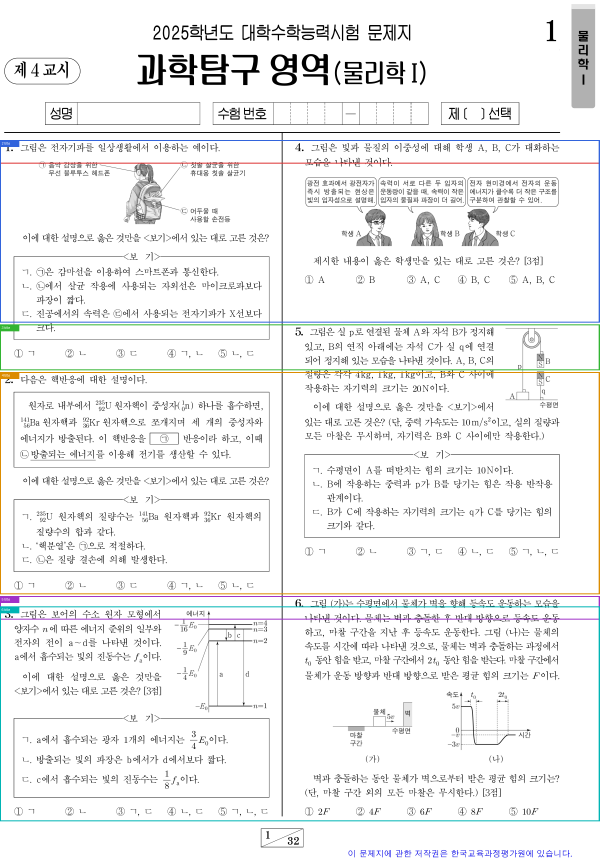
#> input picture tmp/layout_inspect_debug/01 물리학Ⅰ_문제지-page-001_segments.png, 1798 x 2585 px (shown at 1/3 size)
$ python -i page_tiling.py   (imports and definitions only)
#> lines starting #> are read from the running program, lines starting #| are printed output that depends on the picture; after the words box and inside, x2 and y2 are one past the last pixel; in counts of white or black regions, pixels touching at a corner belong together
#!/usr/bin/env python3
"""Conservative, OCR-free tiling for two-column document pages.

The public :func:`tile_page_columns` API is deliberately fail-open: a page is
only split when a broad, nearly ink-free central gutter and substantive content
on both sides can be demonstrated.  Otherwise the original ``Image`` object is
returned as a single tile.

No resampling or colour conversion is applied to output tiles.  Successful
tiles are direct Pillow crops whose source boxes form an exact, non-overlapping
partition of the input pixels.
"""

from __future__ import annotations

from dataclasses import dataclass
import numpy as np
from PIL import Image


Box = tuple[int, int, int, int]


@dataclass(frozen=True, slots=True)
class PageTilingOptions:
    """Thresholds for conservative two-column gutter detection."""

    min_page_width_px: int = 320
    min_page_height_px: int = 240
    body_margin_ratio: float = 0.025
    center_search_min_ratio: float = 0.30
    center_search_max_ratio: float = 0.70
    max_gutter_center_offset_ratio: float = 0.10
    min_gutter_width_px: int = 18
    min_gutter_width_ratio: float = 0.035
    max_sparse_column_ink_ratio: float = 0.006
    max_gutter_ink_ratio: float = 0.0025
    min_side_width_ratio: float = 0.30
    min_side_ink_ratio: float = 0.0015
    min_side_active_row_ratio: float = 0.06
    min_side_ink_width_ratio: float = 0.24
    min_side_ink_height_ratio: float = 0.18
    background_ink_delta: int = 24
    min_supported_background: int = 160
    vertical_rule_min_ink_ratio: float = 0.62
    vertical_rule_max_width_px: int = 8
    vertical_rule_max_width_ratio: float = 0.012
    allow_center_vertical_rule: bool = False
    center_rule_search_min_ratio: float = 0.45
    center_rule_search_max_ratio: float = 0.55


@dataclass(frozen=True, slots=True)
class PageTile:
    """One tile and its exact source-pixel box."""

    image: Image.Image
    source_box: Box
    column_index: int


@dataclass(frozen=True, slots=True)
class PageTilingResult:
    """Result of an OCR-free page tiling decision."""

    tiles: tuple[PageTile, ...]
    was_split: bool
    reason: str
    gutter_bounds: tuple[int, int] | None = None
    split_x: int | None = None
    confidence: float = 0.0

    # [5 lines left out: function images, not called in this run]


@dataclass(frozen=True, slots=True)
class _SideEvidence:
    ink_ratio: float
    active_row_ratio: float
    ink_width_ratio: float
    ink_height_ratio: float


def tile_page_columns(
    image: Image.Image,
    options: PageTilingOptions | None = None,
) -> PageTilingResult:
    """Split a confidently detected two-column page into lossless crops.

    The returned crops are ordered left-to-right.  If the evidence is
    insufficient, ``result.tiles`` contains the original image object and
    ``result.was_split`` is false.
    """

    options = options or PageTilingOptions()
    width, height = image.size
    if width < options.min_page_width_px or height < options.min_page_height_px:
        return _unsplit(image, "page_too_small")

    grayscale = _grayscale_array(image)
    background = float(np.percentile(grayscale, 90))
    if background < options.min_supported_background:
        return _unsplit(image, "unsupported_dark_background")

    threshold = max(40, min(235, int(round(background)) - options.background_ink_delta))
    ink = grayscale < threshold

    body_margin = max(1, int(round(height * options.body_margin_ratio)))
    body = ink[body_margin : height - body_margin, :]
    if body.size == 0:
        return _unsplit(image, "empty_body")

    column_density = body.mean(axis=0)
    search_left = max(0, int(round(width * options.center_search_min_ratio)))
    search_right = min(width, int(round(width * options.center_search_max_ratio)))
    min_gutter_width = max(
        options.min_gutter_width_px,
        int(round(width * options.min_gutter_width_ratio)),
    )

    candidates = _sparse_runs(
        column_density,
        search_left,
        search_right,
        options.max_sparse_column_ink_ratio,
        min_gutter_width,
    )
    if not candidates:
        if options.allow_center_vertical_rule:
            rule_result = _tile_at_center_vertical_rule(image, body, column_density, options)
            if rule_result is not None:
                return rule_result
        return _unsplit(image, "no_wide_central_gutter")

    page_center = width / 2.0
    candidates.sort(
        key=lambda run: (
            -(run[1] - run[0]),
            abs(((run[0] + run[1]) / 2.0) - page_center),
        )
    )

    failure_reason = "ambiguous_gutter"
    for gutter_left, gutter_right in candidates:
        gutter_center = (gutter_left + gutter_right) / 2.0
        if abs(gutter_center - page_center) > width * options.max_gutter_center_offset_ratio:
            failure_reason = "gutter_too_far_from_center"
            continue

        split_x = int(round(gutter_center))
        if (
            split_x < width * options.min_side_width_ratio
            or width - split_x < width * options.min_side_width_ratio
        ):
            failure_reason = "column_too_narrow"
            continue

        gutter_density = float(body[:, gutter_left:gutter_right].mean())
        if gutter_density > options.max_gutter_ink_ratio:
            failure_reason = "gutter_contains_ink"
            continue

        if _has_nearby_vertical_rule(
            column_density,
            gutter_left,
            gutter_right,
            min_gutter_width,
            width,
            options,
        ):
            failure_reason = "central_vertical_rule"
            continue

        left_evidence = _side_evidence(body[:, :gutter_left])
        right_evidence = _side_evidence(body[:, gutter_right:])
        if not _side_is_substantive(left_evidence, options):
            failure_reason = "insufficient_left_column_ink"
            continue
        if not _side_is_substantive(right_evidence, options):
            failure_reason = "insufficient_right_column_ink"
            continue

        # The two crop boxes cover every source pixel exactly once.  The blank
        # gutter is retained, divided at its midpoint, so even decorative or
        # background pixels are never discarded.
        left_box: Box = (0, 0, split_x, height)
        right_box: Box = (split_x, 0, width, height)
        gutter_strength = min(1.0, (gutter_right - gutter_left) / max(1, min_gutter_width * 2))
        whitespace_strength = max(
            0.0,
            1.0 - gutter_density / max(options.max_gutter_ink_ratio, 1e-9),
        )
        side_strength = min(
            1.0,
            left_evidence.active_row_ratio / max(options.min_side_active_row_ratio * 2, 1e-9),
            right_evidence.active_row_ratio / max(options.min_side_active_row_ratio * 2, 1e-9),
        )
        confidence = round(
            0.45 * whitespace_strength + 0.30 * gutter_strength + 0.25 * side_strength,
            4,
        )
        return PageTilingResult(
            tiles=(
                PageTile(image=image.crop(left_box), source_box=left_box, column_index=0),
                PageTile(image=image.crop(right_box), source_box=right_box, column_index=1),
            ),
            was_split=True,
            reason="two_column_gutter",
            gutter_bounds=(gutter_left, gutter_right),
            split_x=split_x,
            confidence=confidence,
        )

    if options.allow_center_vertical_rule:
        rule_result = _tile_at_center_vertical_rule(image, body, column_density, options)
        if rule_result is not None:
            return rule_result
    return _unsplit(image, failure_reason)


# [103 lines left out: functions _tile_at_center_vertical_rule, _detect_center_vertical_rule, not called in this run]


def _unsplit(image: Image.Image, reason: str) -> PageTilingResult:
    width, height = image.size
    return PageTilingResult(
        tiles=(PageTile(image=image, source_box=(0, 0, width, height), column_index=0),),
        was_split=False,
        reason=reason,
    )


def _grayscale_array(image: Image.Image) -> np.ndarray:
    if image.mode in {"RGBA", "LA"} or (image.mode == "P" and "transparency" in image.info):
        rgba = image.convert("RGBA")
        background = Image.new("RGBA", rgba.size, "white")
        background.alpha_composite(rgba)
        grayscale_image = background.convert("L")
    else:
        grayscale_image = image.convert("L")
    return np.asarray(grayscale_image, dtype=np.uint8)


def _sparse_runs(
    column_density: np.ndarray,
    search_left: int,
    search_right: int,
    max_density: float,
    min_width: int,
) -> list[tuple[int, int]]:
    runs: list[tuple[int, int]] = []
    run_start: int | None = None
    for x in range(search_left, search_right):
        if column_density[x] <= max_density:
            if run_start is None:
                run_start = x
            continue
        if run_start is not None and x - run_start >= min_width:
            runs.append((run_start, x))
        run_start = None
    if run_start is not None and search_right - run_start >= min_width:
        runs.append((run_start, search_right))
    return runs


# [61 lines left out: functions _has_nearby_vertical_rule, _side_evidence, _side_is_substantive, not called in this run]


__all__ = [
    "PageTile",
    "PageTilingOptions",
    "PageTilingResult",
    "tile_page_columns",
]

>>> from PIL import Image
>>> picture = Image.open('tmp/layout_inspect_debug/01 물리학Ⅰ_문제지-page-001_segments.png')
#> picture is the input picture: PIL image 1798x2585 RGB; mean R, G, B 240.1, 240.5, 240.6
>>> result = tile_page_columns(picture)
#> in _grayscale_array, `grayscale_image = image.convert("L")`:
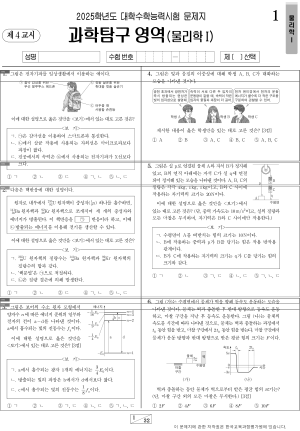
#> grayscale_image: PIL image 1798x2585 L (shown at 1/6 size); min 0, max 255, mean 240.4
#> in tile_page_columns, `background = float(np.percentile(grayscale, 90))`: background = 255
#> in tile_page_columns, `threshold = max(40, min(235, int(round(background)) - options.backgrou..`: threshold = 231
#> in tile_page_columns, `ink = grayscale < threshold`:
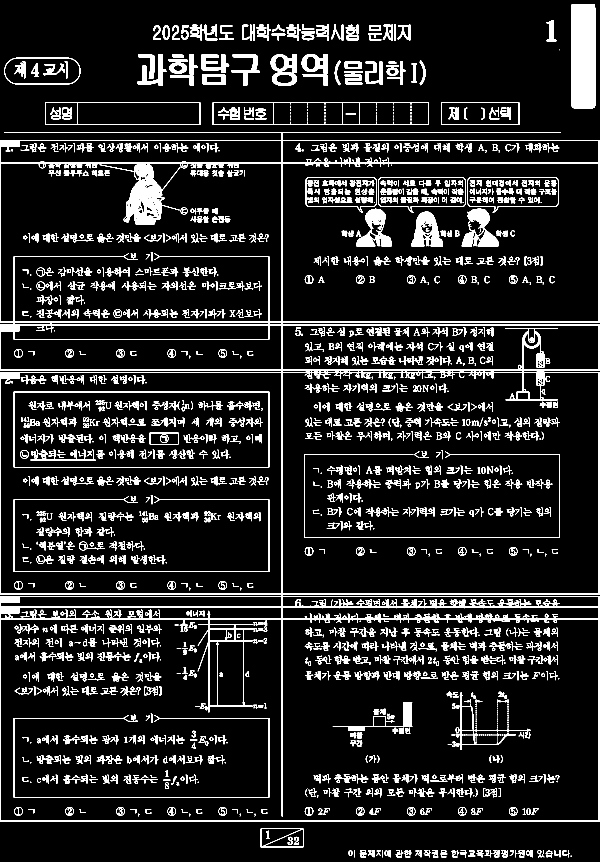
#> ink: shape (2585, 1798) bool (shown at 1/3 size); 9.4% white; 2519 white regions (242 under 20 px), largest, box (x1, y1, x2, y2) and area: (0, 396, 1798, 2464) 122092, (1714, 13, 1786, 325) 22404, (1385, 626, 1496, 739) 5957
#> in tile_page_columns, `body = ink[body_margin : height - body_margin, :]`:
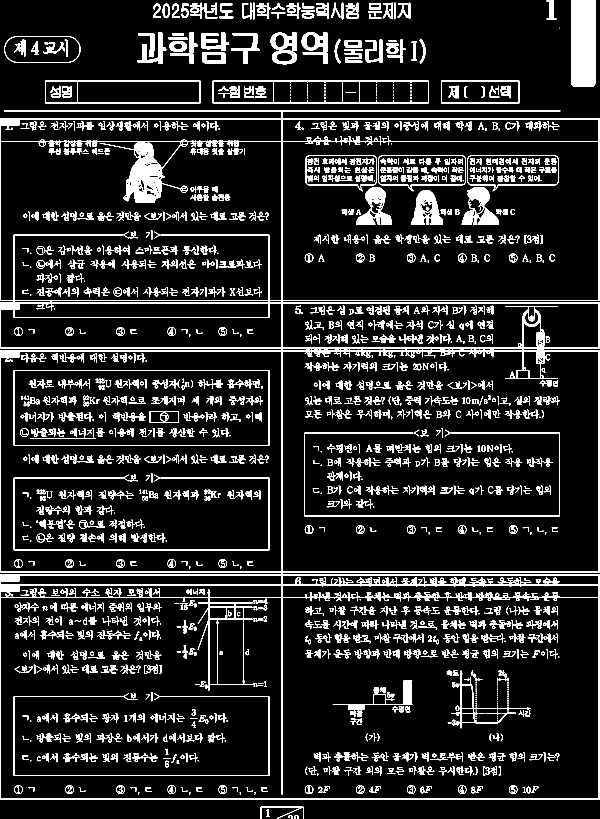
#> body: shape (2455, 1798) bool (shown at 1/3 size); 9.7% white; 2456 white regions (239 under 20 px), largest, box (x1, y1, x2, y2) and area: (0, 331, 1798, 2399) 122092, (1714, 0, 1786, 260) 18679, (1385, 561, 1496, 674) 5957
#> in tile_page_columns, `column_density = body.mean(axis=0)`: column_density = 1798 values, max 0.859 at index 846, min 0.0134 at index 1681, mean 0.0975
#> after the loop in _sparse_runs, `for x in range(search_left, search_right):`: runs = []

$ run again, on tmp/layout_inspect_debug/01 물리학Ⅰ_문제지-page-002_segments.png
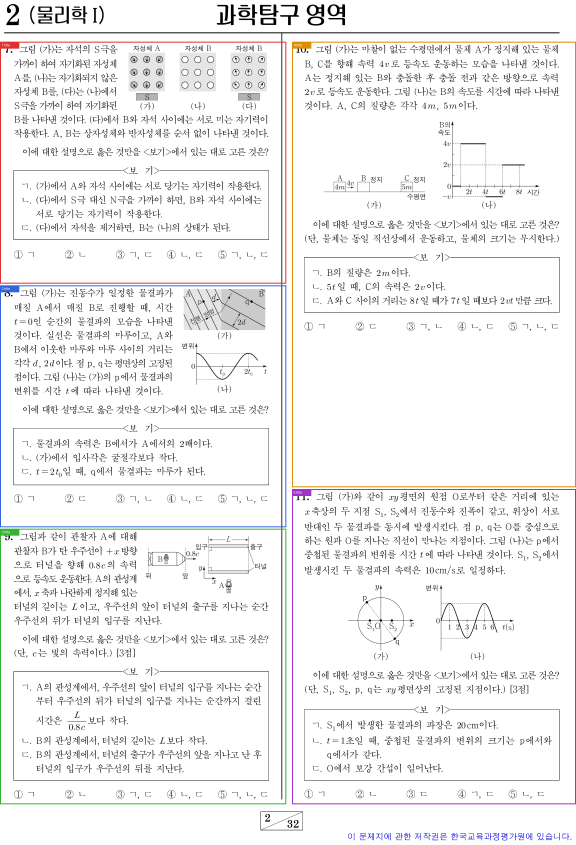
#> input picture tmp/layout_inspect_debug/01 물리학Ⅰ_문제지-page-002_segments.png, 1727 x 2534 px (shown at 1/3 size)
#> picture is the input picture: PIL image 1727x2534 RGB; mean R, G, B 242.1, 241.7, 241.8
#> background = 255
#> threshold = 231
#> in tile_page_columns, `ink = grayscale < threshold`:
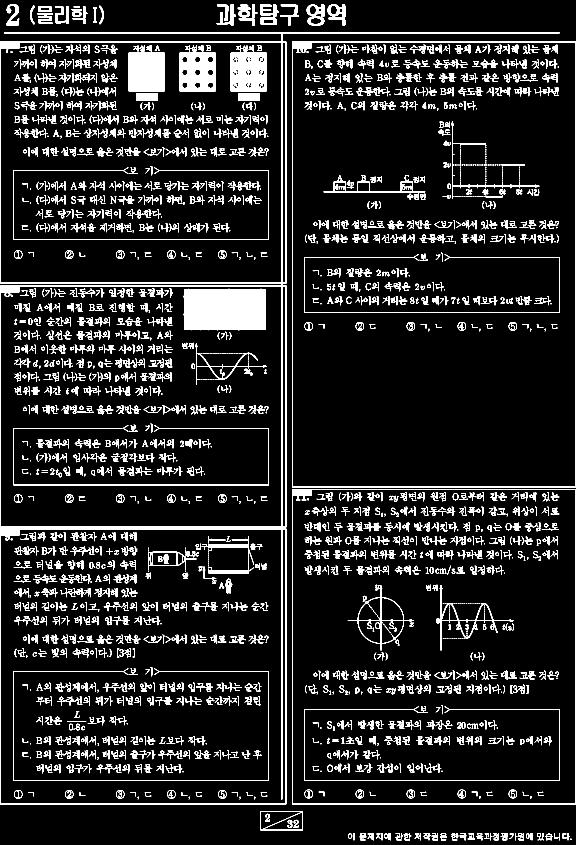
#> ink: shape (2534, 1727) bool (shown at 1/3 size); 9.2% white; 2832 white regions (339 under 20 px), largest, box (x1, y1, x2, y2) and area: (0, 97, 1679, 2413) 44049, (551, 866, 796, 991) 29608, (876, 125, 1727, 1462) 12892
#> in tile_page_columns, `body = ink[body_margin : height - body_margin, :]`:
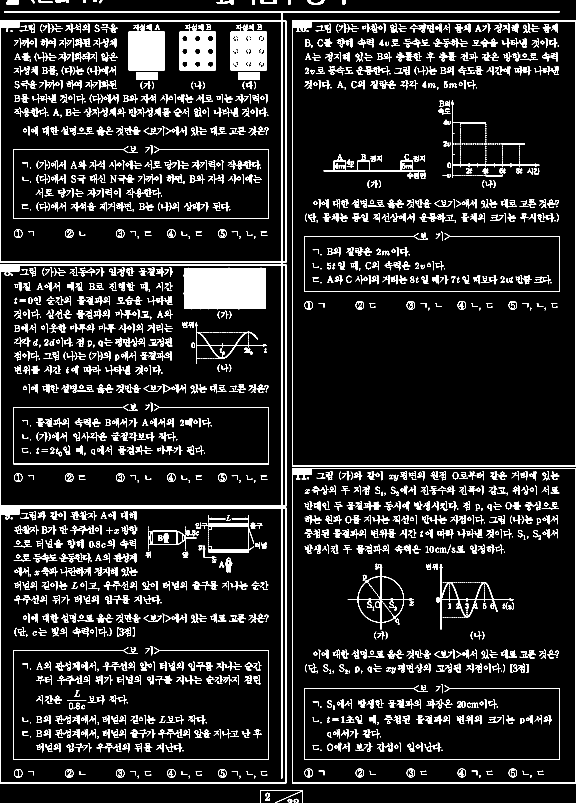
#> body: shape (2408, 1727) bool (shown at 1/3 size); 9.3% white; 2757 white regions (336 under 20 px), largest, box (x1, y1, x2, y2) and area: (0, 34, 1679, 2350) 44049, (551, 803, 796, 928) 29608, (876, 62, 1727, 1399) 12892
#> column_density = 1727 values, max 0.959 at index 845, min 0.00249 at index 859, mean 0.0932
#> after the loop in _sparse_runs, `for x in range(search_left, search_right):`: runs = []

$ run again, on tmp/layout_inspect_debug/01 물리학Ⅰ_문제지-page-003_segments.png
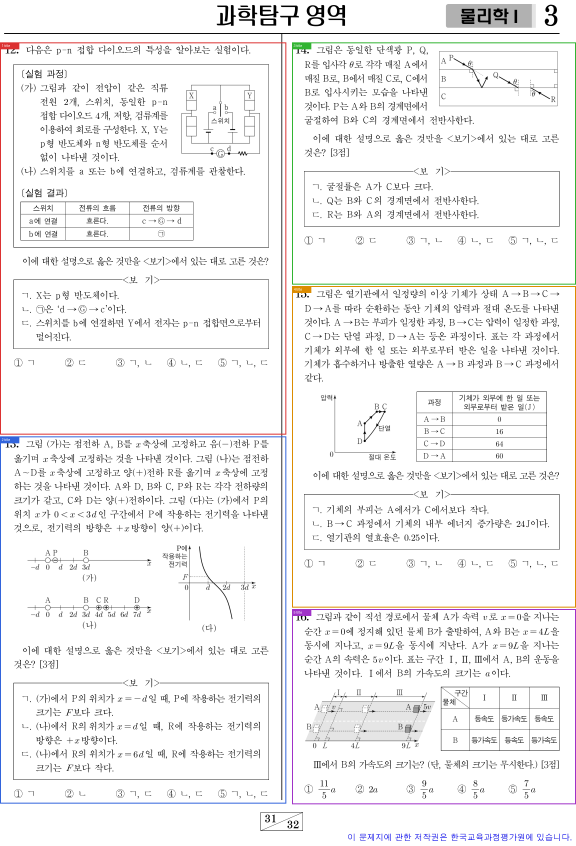
#> input picture tmp/layout_inspect_debug/01 물리학Ⅰ_문제지-page-003_segments.png, 1727 x 2536 px (shown at 1/3 size)
#> picture is the input picture: PIL image 1727x2536 RGB; mean R, G, B 242.1, 241.6, 241.8
#> background = 255
#> threshold = 231
#> in tile_page_columns, `ink = grayscale < threshold`:
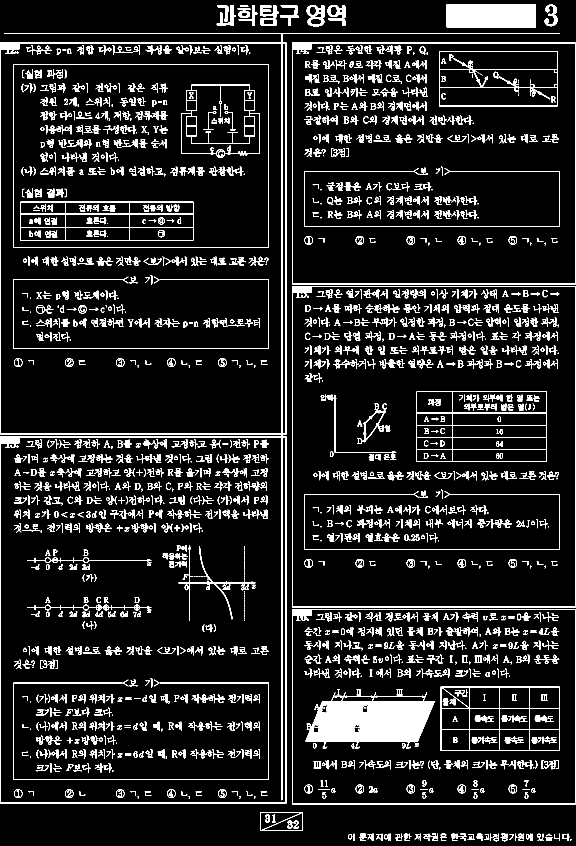
#> ink: shape (2536, 1727) bool (shown at 1/3 size); 9.1% white; 2589 white regions (198 under 20 px), largest, box (x1, y1, x2, y2) and area: (915, 2077, 1306, 2227) 40049, (0, 99, 1679, 2411) 38036, (1338, 12, 1607, 83) 19084
#> in tile_page_columns, `body = ink[body_margin : height - body_margin, :]`:
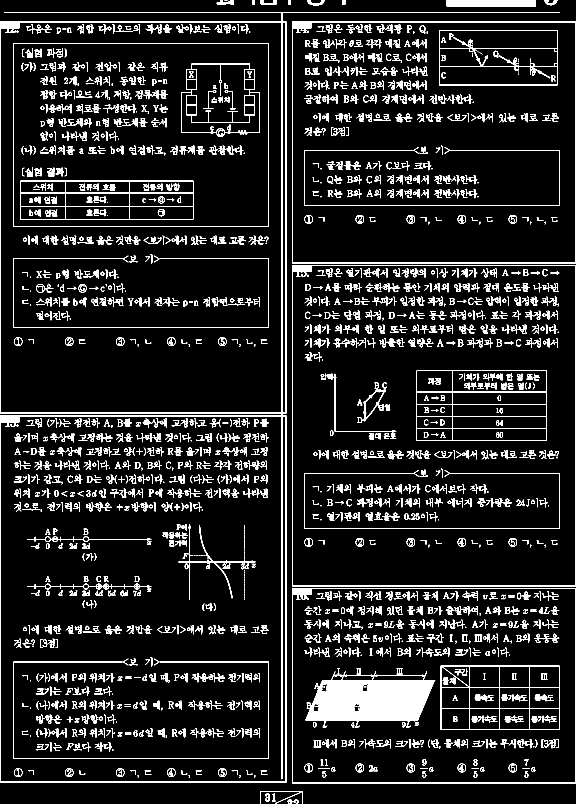
#> body: shape (2410, 1727) bool (shown at 1/3 size); 8.9% white; 2520 white regions (196 under 20 px), largest, box (x1, y1, x2, y2) and area: (915, 2014, 1306, 2164) 40049, (0, 36, 1679, 2348) 38036, (876, 795, 1727, 1760) 11033
#> column_density = 1727 values, max 0.958 at index 845, min 0.00249 at index 859, mean 0.0895
#> after the loop in _sparse_runs, `for x in range(search_left, search_right):`: runs = []
